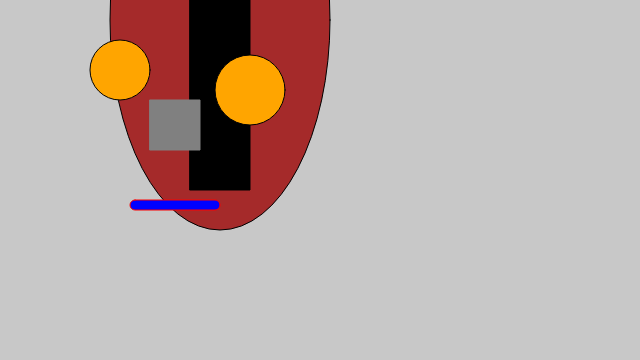
Frame 1 (no input)
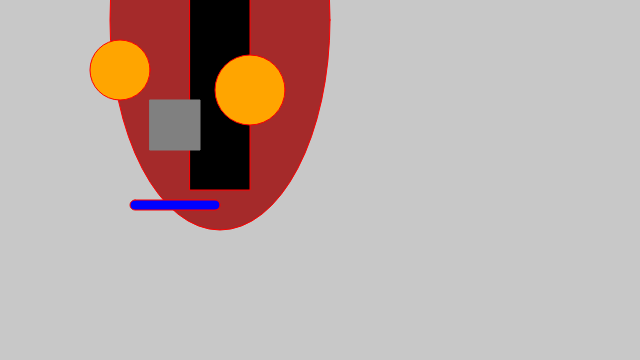
Frame 60 (no input)
Frame 120 (the mouse pressed at the canvas centre since frame 60): identical to frame 60, image omitted

The p5.js sketch that drew these frames (run headless with seeded random() and noise() and a simulated clock; from frame 60 on, the mouse is pressed at the canvas centre):

// p5.js sketch
// ── sketch.js
/*
Self Portrait 1
By Jordan Alexis 
MMP210
*/
function setup() {
    createCanvas(640, 360);
}

function draw() {
    background(200);

    //face
    rectMode(CENTER)
    fill("brown");
    ellipse(220, 20, 220, 420);

    //stripe
    fill("black")
    rect(220, 20, 60, 340);


    //eyes
    fill("orange")
    ellipse(250, 90, 70);
    ellipse(120, 70, 60);

    //nose
    stroke("gray")
    fill("gray")
    rect(175, 125, 50, 50);

    //mouth
    stroke("red")
    fill("blue")
    rect(175, 205, 90, 10, 10);
}

// ── main.css
body {
    font-family: "Courier New", Courier, monospace;
    margin-left: 150px;
    padding: 0;
}

#container {
    padding: 50px 0;
    width: 500px;
    margin: 0 auto;
}

.link {
    list-style: none;
    color: red;
    font-size: 2em;
}

.link a {
    color: orange;
}

a {
    color: yellow;
    transition: color 500ms
}

a:hover {
    color: gray
}

h1 {
    font-size: 40px;
}
